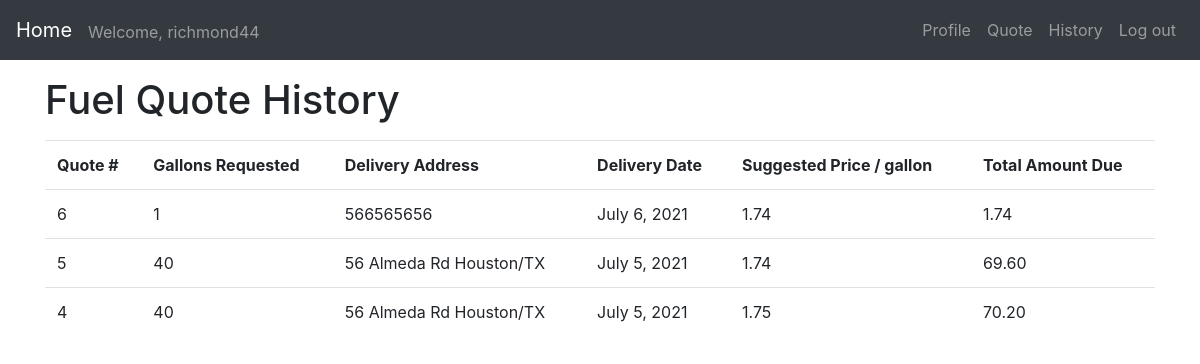
Page /history (signed in) on the committed database.
### fuel_app/models.py (models this page shows)
class Quote(models.Model):
    user = models.ForeignKey(settings.AUTH_USER_MODEL, on_delete=models.CASCADE)
    price = models.DecimalField(max_digits=10, decimal_places=2)
    date = models.DateField()
    address = models.CharField(max_length=100)
    gallons = models.IntegerField()
    total_price = models.DecimalField(max_digits=20, decimal_places=2)

### fuel_app/views.py (the view)
# urls.py: path('history', views.history, name='history'),
@login_required
def history(request):
    fuel_quote = Quote.objects.all().filter(user=request.user).order_by('-id')
    return render(request, 'history.html', {'fuel_quote': fuel_quote})

### fuel_app/templates/history.html (shortened to what this page needs)
{% extends "base.html" %}
{% block content %}
    <div class="container py-3">
      <h1 class="mb-3">Fuel Quote History</h1>
      <table class="table">
         <tr>
            <th>Quote #</th>
	         <th>Gallons Requested </th>
            <th>Delivery Address </th>
            <th>Delivery Date </th>
            <th>Suggested Price / gallon</th>
            <th>Total Amount Due </th>
         </tr>
         {% if fuel_quote %}
         {% for f in fuel_quote %}
         <tr>
            <td>{{ f.id }}</td>
            <td>{{ f.gallons }}</td>
            <td>{{ f.address }}</td>
            <td>{{ f.date }}</td>
            <td>{{ f.price }}</td>
            <td>{{ f.total_price }}</td>
         </tr>
         {% endfor %}
         {% endif %}
    </table>
    </div>
{% endblock %}

### fuel_app/templates/base.html (shortened to what this page needs)
<!doctype html>
<html lang="en">
  <head>
    <link rel="stylesheet" href="https://stackpath.bootstrapcdn.com/bootstrap/4.1.3/css/bootstrap.min.css">
    {% load static %}
    <link rel="stylesheet" type="text/css" href="{% static 'styles.css'%}">
  </head>
  <body>
    <nav class="navbar navbar-expand-sm navbar-dark bg-dark">
      <a class="navbar-brand" href="/">Home</a>
      {% if user.is_authenticated %}
        <div class="collapse navbar-collapse" id="navbar-menu">
          <span class="navbar-text mt-1">
            Welcome, {{ user.get_username }}
          </span>
          <ul class="navbar-nav ml-auto">
            <li class="nav-item">
              <a class="nav-link" href="/profile">Profile</a>
            </li>
            <li class="nav-item">
              <a class="nav-link" href="/quote">Quote</a>
            </li>
            <li class="nav-item">
              <a class="nav-link" href="/history">History</a>
            </li>
            <li class="nav-item">
              <a class="nav-link" href="/logout">Log out</a>
            </li>
          </ul>
        </div>
      {% endif %}
    </nav>
    <div id="content">
      {% block content %}{% endblock %}
    </div>
  </body>
</html>

### rows in the picture
Quote: id "6", gallons "1", address "566565656", date "July 6, 2021", price "1.74", total_price "1.74"
Quote: id "5", gallons "40", address "56 Almeda Rd Houston/TX", date "July 5, 2021", price "1.74", total_price "69.60"
Quote: id "4", gallons "40", address "56 Almeda Rd Houston/TX", date "July 5, 2021", price "1.75", total_price "70.20"

### other values in the picture
{{ user.get_username }} "richmond44"
